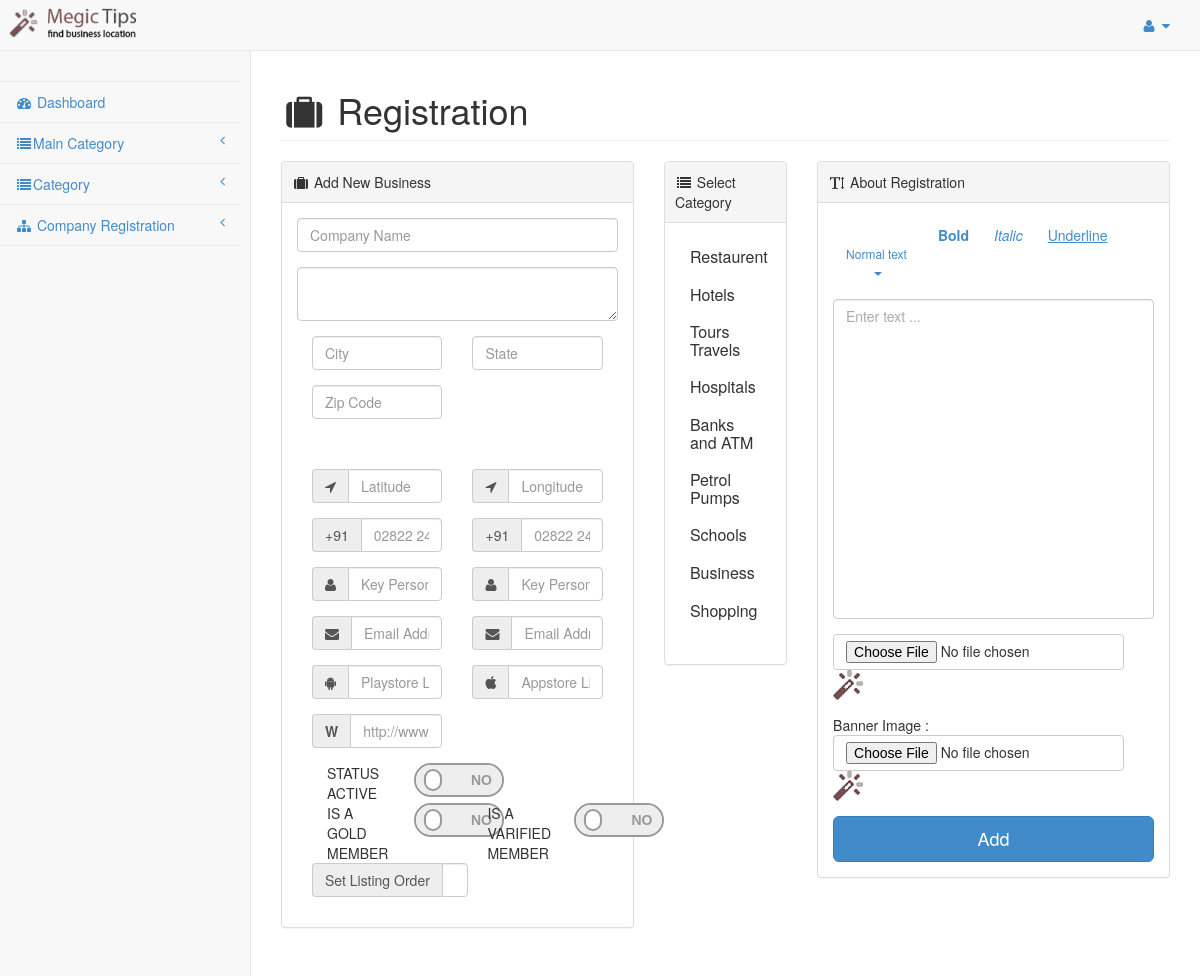
/Source/index.php?component=company&action=register (signed in), run on the app's committed database.
### tables this page shows
CREATE TABLE IF NOT EXISTS `maincategory` (
  `id` int(11) NOT NULL AUTO_INCREMENT,
  `title` varchar(30) NOT NULL,
  `description` varchar(255) NOT NULL,
  `icon` varchar(30) NOT NULL,
  PRIMARY KEY (`id`)
);

### Source/views/company/register.php (the view, shortened to what the rows shown need)
<!DOCTYPE html>
<html>
<head>
    <link href="<?=ADMIN_THEME ?>css/bootstrap.min.css" rel="stylesheet">
    <link href="<?=ADMIN_THEME ?>font-awesome/css/font-awesome.css" rel="stylesheet">
    <link href="<?=ADMIN_THEME ?>css/plugins/morris/morris-0.4.3.min.css" rel="stylesheet">
    <link href="<?=ADMIN_THEME ?>css/plugins/timeline/timeline.css" rel="stylesheet">
    <link href="<?=ADMIN_THEME ?>css/sb-admin.css" rel="stylesheet">
    <link href="<?=ADMIN_THEME ?>css/style.css" rel="stylesheet">
    <link rel="stylesheet" type="text/css" href="<?=ADMIN_THEME ?>lib/wysihtml5/src/bootstrap-wysihtml5.css"></link>
</head>
<body>
    <div id="wrapper">
        <div id="page-wrapper">
<div class="row">
<div class="col-lg-12">
<h1 class="page-header"><i class="fa fa-suitcase fa-fw"></i> Registration</h1>
</div>
</div>
<form role="form" action="" method="post" enctype="multipart/form-data" >
<div class="row">
    <div class="col-md-2">
    <div class="panel panel-default">
                         <div class="panel-body">
                      <div class="form-group">
 <div class="panel-group" id="accordion">
                       <?
                       $q = new Query();
$q->select()
->from("maincategory")
->run();
$mcats = $q->get_selected();
foreach($mcats as $mc){ ?>
    <div class="panel-heading">
      <h4 class="panel-title">
        <a data-toggle="collapse" data-parent="#accordion" href="#collapseOne-<? echo $mc["id"]; ?>">
          <? echo $mc["title"]; ?>
        </a>
      </h4>
    </div>
                       <?
                       } ?>
</div>
                      </div>
                </div>
   </div>
   </div>
    </div>
</div>
			</div>
</body>
</html>

### data on the page
maincategory: title "Restaurent"
maincategory: title "Hotels"
maincategory: title "Tours Travels"
maincategory: title "Hospitals"
maincategory: title "Banks and ATM"
maincategory: title "Petrol Pumps"
maincategory: title "Schools"
maincategory: title "Business"
maincategory: title "Shopping"
